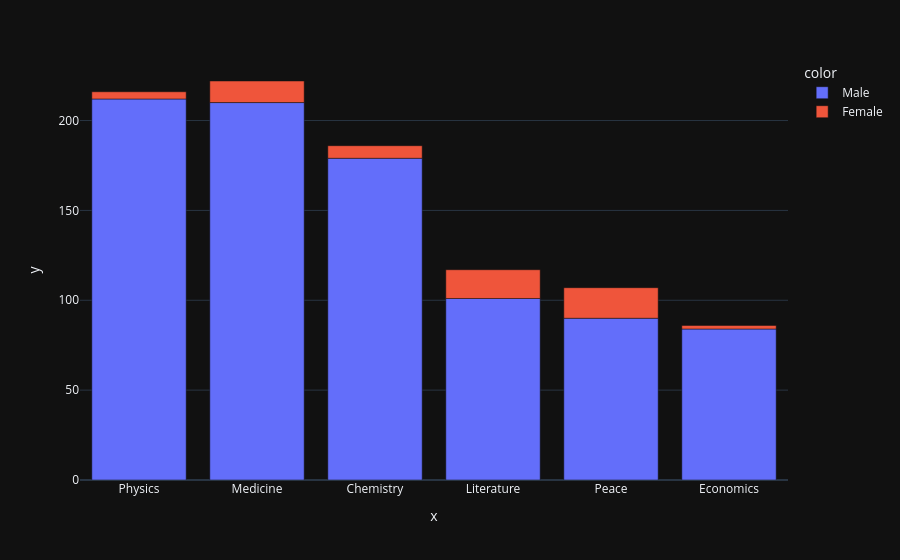

This figure's notebook cell:
### Code cell
df_data.head(n=2)
male_female_cat = df_data.groupby(by=['category','sex'], as_index=False).aggregate(func = {'prize': pd.Series.count})
male_female_cat.sort_values(by='prize', ascending=False, inplace=True)
male_female_cat
fig = px.bar(x=male_female_cat.category, y=male_female_cat.prize, color=male_female_cat.sex)
fig.show()

### Figure 1 — Plotly figure (JSON) as saved in the notebook; plotly's stock layout.template omitted (floating-point values rounded to 4 significant figures)
{"data": [{"hovertemplate": "color=Male<br>x=%{x}<br>y=%{y}<extra></extra>", "legendgroup": "Male", "marker": {"color": "#636efa", "pattern": {"shape": ""}}, "name": "Male", "orientation": "v", "showlegend": true, "textposition": "auto", "x": ["Physics", "Medicine", "Chemistry", "Literature", "Peace", "Economics"], "xaxis": "x", "y": [212, 210, 179, 101, 90, 84], "yaxis": "y", "type": "bar"}, {"hovertemplate": "color=Female<br>x=%{x}<br>y=%{y}<extra></extra>", "legendgroup": "Female", "marker": {"color": "#EF553B", "pattern": {"shape": ""}}, "name": "Female", "orientation": "v", "showlegend": true, "textposition": "auto", "x": ["Peace", "Literature", "Medicine", "Chemistry", "Physics", "Economics"], "xaxis": "x", "y": [17, 16, 12, 7, 4, 2], "yaxis": "y", "type": "bar"}], "layout": {"xaxis": {"anchor": "y", "domain": [0.0, 1.0], "title": {"text": "x"}}, "yaxis": {"anchor": "x", "domain": [0.0, 1.0], "title": {"text": "y"}}, "legend": {"title": {"text": "color"}, "tracegroupgap": 0}, "margin": {"t": 60}, "barmode": "relative"}}
